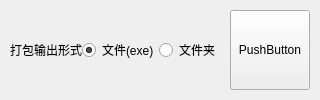
            <widget class="QWidget" name="wdg_output_form" native="true">
             <property name="sizePolicy">
              <sizepolicy hsizetype="Expanding" vsizetype="Expanding">
               <horstretch>0</horstretch>
               <verstretch>20</verstretch>
              </sizepolicy>
             </property>
             <property name="wdg_group" stdset="0">
              <string>area_widget</string>
             </property>
             <layout class="QHBoxLayout" name="horizontalLayout_23">
              <property name="spacing">
               <number>0</number>
              </property>
              <property name="leftMargin">
               <number>10</number>
              </property>
              <property name="topMargin">
               <number>10</number>
              </property>
              <property name="rightMargin">
               <number>10</number>
              </property>
              <property name="bottomMargin">
               <number>10</number>
              </property>
              <item>
               <widget class="QLabel" name="lb_output_form">
                <property name="sizePolicy">
                 <sizepolicy hsizetype="Expanding" vsizetype="Expanding">
                  <horstretch>50</horstretch>
                  <verstretch>0</verstretch>
                 </sizepolicy>
                </property>
                <property name="text">
                 <string>打包输出形式</string>
                </property>
               </widget>
              </item>
              <item>
               <widget class="QRadioButton" name="rb_output_as_file">
                <property name="sizePolicy">
                 <sizepolicy hsizetype="Expanding" vsizetype="Expanding">
                  <horstretch>100</horstretch>
                  <verstretch>0</verstretch>
                 </sizepolicy>
                </property>
                <property name="cursor">
                 <cursorShape>PointingHandCursor</cursorShape>
                </property>
                <property name="text">
                 <string>文件(exe)</string>
                </property>
                <property name="checked">
                 <bool>true</bool>
                </property>
               </widget>
              </item>
              <item>
               <widget class="QWidget" name="widget_47" native="true">
                <property name="sizePolicy">
                 <sizepolicy hsizetype="Expanding" vsizetype="Expanding">
                  <horstretch>100</horstretch>
                  <verstretch>0</verstretch>
                 </sizepolicy>
                </property>
                <layout class="QHBoxLayout" name="horizontalLayout_40">
                 <property name="spacing">
                  <number>10</number>
                 </property>
                 <property name="leftMargin">
                  <number>0</number>
                 </property>
                 <property name="topMargin">
                  <number>0</number>
                 </property>
                 <property name="rightMargin">
                  <number>0</number>
                 </property>
                 <property name="bottomMargin">
                  <number>0</number>
                 </property>
                 <item>
                  <widget class="QRadioButton" name="rb_output_as_folder">
                   <property name="sizePolicy">
                    <sizepolicy hsizetype="Expanding" vsizetype="Expanding">
                     <horstretch>100</horstretch>
                     <verstretch>0</verstretch>
                    </sizepolicy>
                   </property>
                   <property name="cursor">
                    <cursorShape>PointingHandCursor</cursorShape>
                   </property>
                   <property name="text">
                    <string>文件夹</string>
                   </property>
                  </widget>
                 </item>
                 <item>
                  <widget class="QPushButton" name="pb_contents_directory">
                   <property name="sizePolicy">
                    <sizepolicy hsizetype="Expanding" vsizetype="Expanding">
                     <horstretch>50</horstretch>
                     <verstretch>0</verstretch>
                    </sizepolicy>
                   </property>
                   <property name="cursor">
                    <cursorShape>PointingHandCursor</cursorShape>
                   </property>
                   <property name="text">
                    <string>PushButton</string>
                   </property>
                  </widget>
                 </item>
                </layout>
               </widget>
              </item>
             </layout>
            </widget>
